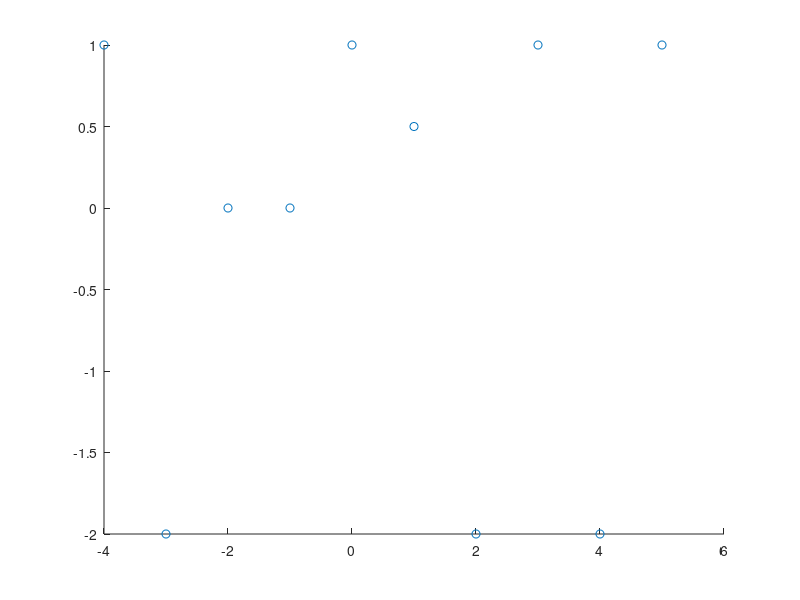

Reproduce this figure in MATLAB. (Note: this script raises an error after producing the figure.)
x = -4:5;
%y = [-1 -1 -1 0 1 1 1];
%x=[-1  -1 -1 1  0 -1.2  1 2   3 4];
%y=[ 1  -2  0 0  1  0.5 -2 1  -2 1];
y=[ 1  -2  0 0  1  0.5 -2 1  -2 1];

t = -4:.01:5;
p = pchip(x,y);
%s = spline(x,y);
plot(x,y,'o',p,'-','-.')
legend('data','pchip','spline','Location','SouthEast')